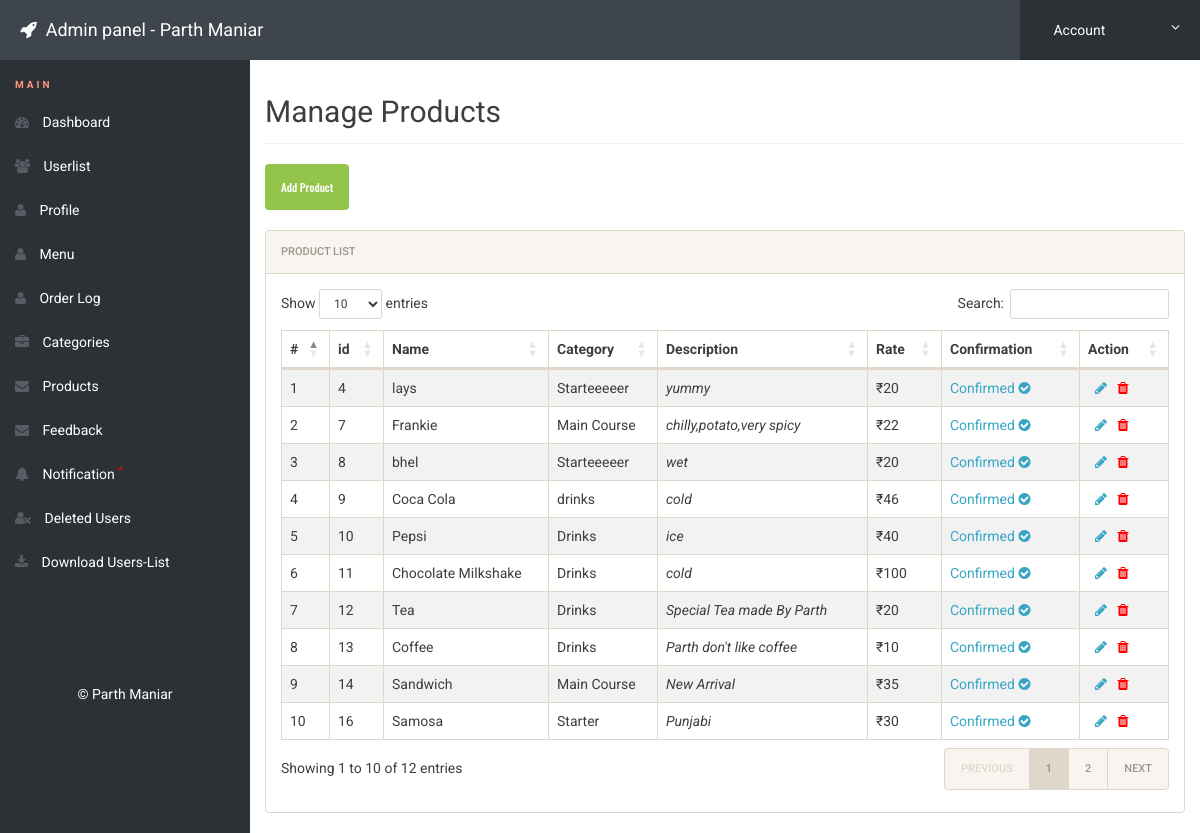
/admin/prodlist.php (signed in), run on the app's committed database.
### tables this page shows
CREATE TABLE `items` (
  `pid` int(11) NOT NULL,
  `cid` varchar(11) NOT NULL,
  `cname` varchar(15) NOT NULL,
  `name` varchar(20) NOT NULL,
  `rate` varchar(11) NOT NULL,
  `description` varchar(200) NOT NULL,
  `status` varchar(11) NOT NULL
);

### admin/prodlist.php (the view, shortened to what this page needs)
<?php
include('includes/config.php');
if(strlen($_SESSION['alogin'])==0)
	{
header('location:index.php');
}
else{
 ?>
<!doctype html>
<html lang="en" class="no-js">
<head>
	<link rel="stylesheet" href="css/font-awesome.min.css">
	<link rel="stylesheet" href="css/bootstrap.min.css">
	<link rel="stylesheet" href="https://cdn.datatables.net/1.10.19/css/dataTables.bootstrap4.min.css">
	<link rel="stylesheet" href="css/bootstrap-social.css">
	<link rel="stylesheet" href="css/bootstrap-select.css">
	<link rel="stylesheet" href="css/fileinput.min.css">
	<link rel="stylesheet" href="css/awesome-bootstrap-checkbox.css">
	<link rel="stylesheet" href="css/style.css">
</head>
<body>
	<?php include('includes/header.php');?>
	<div class="ts-main-content">
		<?php include('includes/leftbar.php');?>
		<div class="content-wrapper">
			<div class="container-fluid">
				<div class="row">
					<div class="col-md-12">
						<h2 class="page-title">Manage Products</h2>
<a href="addprod.php" class="btn btn-success" role="button">Add Product</a>
<br>
  <br>
						<div class="panel panel-default">
							<div class="panel-heading">Product List</div>
							<div class="panel-body">
								<table id="zctb" class="display table table-striped table-bordered table-hover" cellspacing="0" width="100%">
									<thead>
										<tr>
										<th>#</th>
												<th>id</th>
                                                <th>Name</th>
                                                <th>Category</th>
                                                <th>Description</th>
                                                <th>Rate</th>
                                                 <th>Confirmation</th>
											<th>Action</th>
										</tr>
									</thead>
									<tbody>
<?php $sql = "SELECT * from  items ";
$query = $dbh -> prepare($sql);
$query->execute();
$results=$query->fetchAll(PDO::FETCH_OBJ);
$cnt=1;
if($query->rowCount() > 0)
{
foreach($results as $result)
{				?>
										<tr>
											<td><?php echo htmlentities($cnt);?></td>
										<td><?php echo htmlentities($result->pid);?></td>
                                            <td><?php echo htmlentities($result->name);?></td>
                                            <td><?php echo htmlentities($result->cname);?></td>
                                            <td><i><?php echo htmlentities($result->description);?></i></td>
                                            <td>₹<?php echo htmlentities($result->rate);?></td>
                                            <td>
                                            <?php if($result->status == 1)
                                                    {?>
                                                    <a href="prodlist.php?confirm=<?php echo htmlentities($result->pid);?>" onclick="return confirm('Do you really want to Un-Confirm the Account')">Confirmed <i class="fa fa-check-circle"></i></a>
                                                    <?php } else {?>
                                                    <a href="prodlist.php?unconfirm=<?php echo htmlentities($result->pid);?>" onclick="return confirm('Do you really want to Confirm the Account')">Un-Confirmed <i class="fa fa-times-circle"></i></a>
                                                    <?php } ?>
</td>
<td>
<a href="editprod.php?edit=<?php echo $result->pid;?>" onclick="return confirm('Do you want to Edit');">&nbsp; <i class="fa fa-pencil"></i></a>&nbsp;&nbsp;
<a href="prodlist.php?del=<?php echo $result->pid;?>&name=<?php echo htmlentities($result->name);?>" onclick="return confirm('Do you want to Delete');"><i class="fa fa-trash" style="color:red"></i></a>&nbsp;&nbsp;
</td>
										</tr>
										<?php $cnt=$cnt+1; }} ?>
									</tbody>
								</table>
							</div>
						</div>
					</div>
				</div>
			</div>
		</div>
	</div>
</body>
</html>
<?php } ?>

### admin/css/style.css (style rules this page uses)
html { font-size: 14px; }
@media only screen and (min-width: 480px) { html { font-size: 17px; } }
@media only screen and (min-width: 768px) { html { font-size: 14px; } }
body { font-size: 1em; }
a { color: #37a6c4; }
.btn { font-family: 'Oswald', sans-serif; }
.panel { overflow: hidden; }
.btn { text-transform: none; }
.page-title { padding-bottom: 15px; margin-bottom: 20px; border-bottom: 1px solid #f0f0f0; }
.ts-main-content .content-wrapper { padding-top: 15px; margin-top: 60px; }
@media only screen and (min-width: 992px) { .ts-main-content .content-wrapper { margin-left: 250px; } }

### data on the page
items: pid "4", name "lays", cname "Starteeeeer", description "yummy", rate "20"
items: pid "7", name "Frankie", cname "Main Course", description "chilly,potato,very spicy", rate "22"
items: pid "8", name "bhel", cname "Starteeeeer", description "wet", rate "20"
items: pid "9", name "Coca Cola", cname "drinks", description "cold", rate "46"
items: pid "10", name "Pepsi", cname "Drinks", description "ice", rate "40"
items: pid "11", name "Chocolate Milkshake", cname "Drinks", description "cold", rate "100"
items: pid "12", name "Tea", cname "Drinks", description "Special Tea made By Parth", rate "20"
items: pid "13", name "Coffee", cname "Drinks", description "Parth don't like coffee", rate "10"
items: pid "14", name "Sandwich", cname "Main Course", description "New Arrival", rate "35"
items: pid "16", name "Samosa", cname "Starter", description "Punjabi", rate "30"
